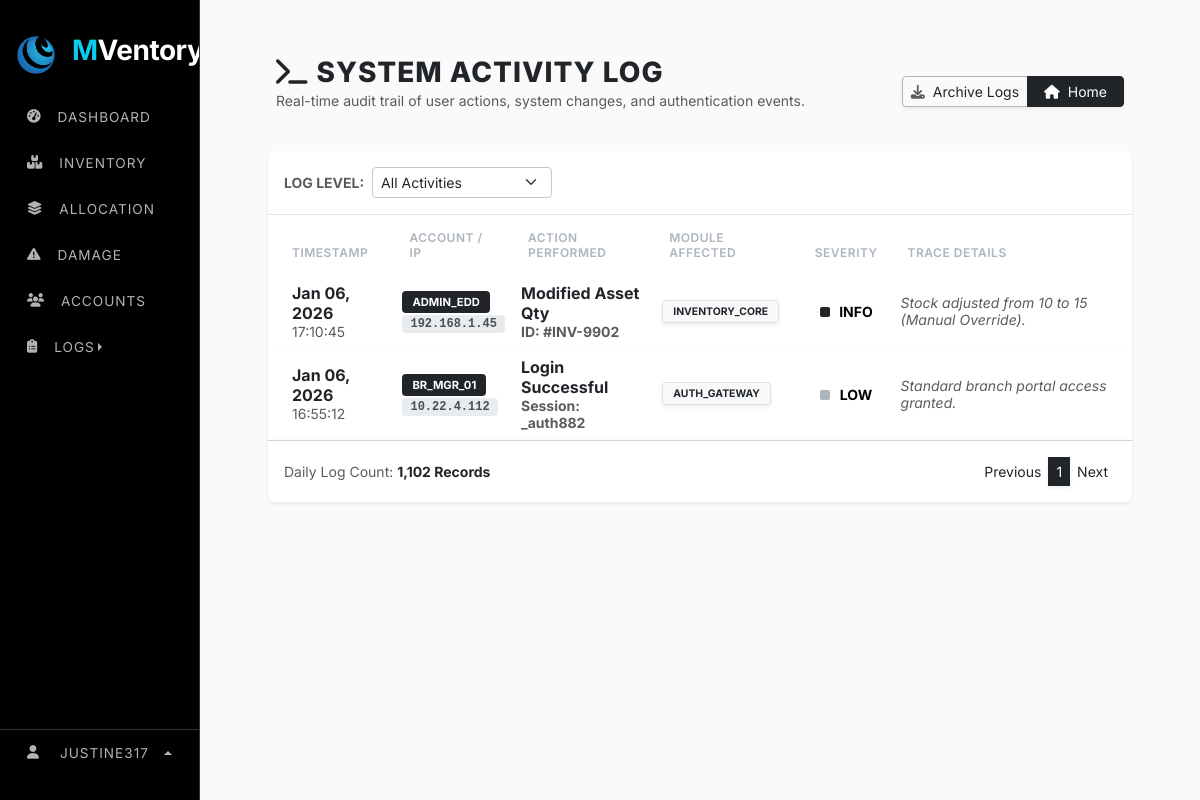
The page /web_content/system_logs.php (signed in) on the database its author committed.
### tables this page shows
CREATE TABLE `system_settings` (
  `setting_key` varchar(100) NOT NULL,
  `setting_value` varchar(255) NOT NULL,
  `setting_type` enum('string','number','boolean','select') NOT NULL,
  `category` enum('general','inventory','notifications','security') NOT NULL,
  `description` varchar(255) DEFAULT NULL,
  PRIMARY KEY (`setting_key`)
);

### web_content/system_logs.php (the view, shortened to what this page needs)
<?php
    include "../render/connection.php";
    include "../src/cdn/cdn_links.php";
?>
<!doctype html>
<html lang="en">
    <head>
        <link rel="stylesheet" href="../src/style/main_style.css">
    </head>
    <body>
        <div class="row">
            <div class="col-lg-2">
                <?php include "../nav/sidebar_nav.php"; ?>
            </div>
            <div class="col">
                <div class="main-content">
                    <div class="container px-4 mt-4">
                        <div class="d-flex justify-content-between align-items-center mb-4 px-2">
                            <div>
                                <h3 class="section-title text-dark mb-0">
                                    <i class="fa-solid fa-terminal me-2 text-dark"></i>System Activity Log
                                </h3>
                                <p class="text-muted small">Real-time audit trail of user actions, system changes, and authentication events.</p>
                            </div>
                            <div class="btn-group shadow-sm">
                                <button class="btn btn-white border border-dark-subtle btn-sm">
                                    <i class="fa-solid fa-download me-1 text-muted"></i> Archive Logs
                                </button>
                                <a href="dashboard.php" class="btn btn-dark btn-sm px-3">
                                    <i class="fa-solid fa-house me-1"></i> Home
                                </a>
                            </div>
                        </div>
                        <div class="card edd-card shadow-sm">
                            <div class="card-header bg-white p-3 border-bottom d-flex justify-content-between align-items-center">
                                <div class="d-flex align-items-center gap-2">
                                    <span class="fw-bold small text-uppercase text-muted">Log Level:</span>
                                    <select class="form-select form-select-sm border-secondary-subtle" style="width: 180px;">
                                        <option>All Activities</option>
                                    </select>
                                </div>
                            </div>
                            <div class="table-responsive">
                                <table class="table table-hover align-middle mb-0">
                                    <thead>
                                        <tr>
                                            <th class="ps-4">Timestamp</th>
                                            <th>Account / IP</th>
                                            <th>Action Performed</th>
                                            <th>Module Affected</th>
                                            <th class="text-center">Severity</th>
                                            <th class="pe-4">Trace Details</th>
                                        </tr>
                                    </thead>
                                    <tbody class="bg-white">
                                        <tr class="log-row">
                                            <td class="ps-4">
                                                <div class="fw-bold text-dark">Jan 06, 2026</div>
                                                <small class="text-muted">17:10:45</small>
                                            </td>
                                            <td>
                                                <div class="user-origin d-inline-block mb-1">ADMIN_EDD</div>
                                                <div><span class="ip-pill">192.168.1.45</span></div>
                                            </td>
                                            <td>
                                                <div class="fw-bold text-dark">Modified Asset Qty</div>
                                                <small class="text-muted fw-bold small">ID: #INV-9902</small>
                                            </td>
                                            <td>
                                                <span class="event-tag shadow-sm">Inventory_Core</span>
                                            </td>
                                            <td class="text-center">
                                                <span class="severity-indicator" style="background-color: #212529;"></span>
                                                <small class="fw-bold">INFO</small>
                                            </td>
                                            <td class="pe-4 small italic text-muted">Stock adjusted from 10 to 15 (Manual Override).</td>
                                        </tr>
                                        <tr class="log-row">
                                            <td class="ps-4">
                                                <div class="fw-bold text-dark">Jan 06, 2026</div>
                                                <small class="text-muted">16:55:12</small>
                                            </td>
                                            <td>
                                                <div class="user-origin d-inline-block mb-1">BR_MGR_01</div>
                                                <div><span class="ip-pill">10.22.4.112</span></div>
                                            </td>
                                            <td>
                                                <div class="fw-bold text-dark">Login Successful</div>
                                                <small class="text-muted fw-bold small">Session: _auth882</small>
                                            </td>
                                            <td>
                                                <span class="event-tag shadow-sm">Auth_Gateway</span>
                                            </td>
                                            <td class="text-center">
                                                <span class="severity-indicator" style="background-color: #adb5bd;"></span>
                                                <small class="fw-bold">LOW</small>
                                            </td>
                                            <td class="pe-4 small italic text-muted">Standard branch portal access granted.</td>
                                        </tr>
                                    </tbody>
                                </table>
                            </div>
                            <div class="card-footer bg-white d-flex justify-content-between align-items-center py-3">
                                <div class="small text-muted">
                                    Daily Log Count: <b class="text-dark">1,102 Records</b>
                                </div>
                                <nav>
                                    <ul class="pagination pagination-sm mb-0">
                                        <li class="page-item"><a class="page-link border-0 text-dark" href="#">Previous</a></li>
                                        <li class="page-item active"><a class="page-link border-0 bg-dark text-white shadow-sm" href="#">1</a></li>
                                        <li class="page-item"><a class="page-link border-0 text-dark" href="#">Next</a></li>
                                    </ul>
                                </nav>
                            </div>
                        </div>
                    </div>
                </div>
            </div>
        </div>
    </body>
</html>

### nav/sidebar_nav.php (shortened to what this page needs)
<?php
$current_page = basename($_SERVER['PHP_SELF']);
$app_name = "SELECT setting_value FROM system_settings WHERE setting_key = 'app_name'";
$result = $conn->query($app_name);
if ($result && $result->num_rows > 0) {
    $row = $result->fetch_assoc();
    $app_name_value = $row['setting_value'];
} else {
    $app_name_value = "MVentory";
}
$words = explode(" ", $app_name_value);
if (count($words) > 1) {
    $first_part = '<span class="text-info">' . htmlspecialchars($words[0]) . '</span>';
    array_shift($words);
    $second_part = htmlspecialchars(implode("", $words));
    $display_name = $first_part . $second_part;
} else {
    $display_name = htmlspecialchars($app_name_value);
}
$app_logo = "SELECT setting_value FROM system_settings WHERE setting_key = 'app_logo'";
$result_logo = $conn->query($app_logo);
if ($result_logo && $result_logo->num_rows > 0) {
    $row_logo = $result_logo->fetch_assoc();
    $app_logo_value = $row_logo['setting_value'];
} else {
    $app_logo_value = "default_logo.png";
}
?>
<link rel="stylesheet" href="../src/style/navbar_style.css">
<div class="sidebar-stark" id="sidebar">
    <div class="sidebar-header">
        <img src="../src/image/logo/<?php echo $app_logo_value; ?>" width="40" alt="Logo">
        <h3 class="ms-3 fw-bold text-white logo-text"><?php echo $display_name; ?></h3>
    </div>
    <ul class="nav flex-column mt-2">
        <li class="nav-item">
            <a class="nav-link <?php echo ($current_page == 'dashboard.php') ? 'active' : ''; ?>" href="dashboard.php">
                <i class="fa-solid fa-gauge-high"></i>
                <span class="ms-3 link-text">Dashboard</span>
            </a>
        </li>
        <li class="nav-item">
            <a class="nav-link <?php echo ($current_page == 'inventory.php') ? 'active' : ''; ?>" href="inventory.php">
                <i class="fa-solid fa-boxes-stacked"></i>
                <span class="ms-3 link-text">Inventory</span>
            </a>
        </li>
        <li class="nav-item">
            <a class="nav-link <?php echo ($current_page == 'allocation.php') ? 'active' : ''; ?>" href="allocation.php">
                <i class="fa-solid fa-layer-group"></i>
                <span class="ms-3 link-text">Allocation</span>
            </a>
        </li>
        <li class="nav-item">
            <a class="nav-link text-danger <?php echo ($current_page == 'damage.php') ? 'active-danger' : ''; ?>" href="damage.php">
                <i class="fa-solid fa-triangle-exclamation"></i>
                <span class="ms-3 link-text">Damage</span>
            </a>
        </li>
        <li class="nav-item">
            <a class="nav-link <?php echo ($current_page == 'accounts.php') ? 'active' : ''; ?>" href="accounts.php">
                <i class="fa-solid fa-users"></i>
                <span class="ms-3 link-text">Accounts</span>
            </a>
        </li>
        <li class="nav-item dropend">
            <a class="nav-link dropdown-toggle" data-bs-toggle="dropdown">
                <i class="fa-solid fa-clipboard-list"></i>
                <span class="ms-3 link-text">Logs</span>
            </a>
        </li>
    </ul>
    <div class="sidebar-footer dropup">
        <a class="nav-link profile-btn dropdown-toggle" data-bs-toggle="dropdown">
            <i class="fa-solid fa-user"></i>
            <span class="link-text ms-2"><?php echo htmlspecialchars($_SESSION['username']); ?></span>
        </a>
    </div>
</div>

### src/style/main_style.css (style rules this page uses)
:root { --bg-main: #fafafa; --bg-card: #ffffff; --bg-input: #ffffff; --border-color: #e0e0e0; --text-main: #000000; --text-muted: #888888; --stark-gray: #f4f4f4; --stark-black: #000000; --stark-white: #ffffff; --stark-border: #e0e0e0; --accent-dark: #000000; --accent-success: #198754; --accent-danger: #ff0000; --accent-warning: #f59e0b; }
body { background-color: var(--bg-main) !important; color: var(--text-main); font-family: 'Inter', -apple-system, sans-serif; -webkit-font-smoothing: antialiased; overflow-x: hidden; width: 100%; }
.row { margin-left: 0 !important; margin-right: 0 !important; }
h3, h4, h5, .modal-title { color: var(--text-main) !important; font-weight: 700; letter-spacing: -0.02em; }
.table thead { background-color: var(--accent-dark) !important; }
.table thead th { color: #fff !important; text-transform: uppercase; font-size: 0.7rem; font-weight: 700; letter-spacing: 0.05em; padding: 12px 15px; border: none; }
.sidebar-stark { width: var(--sidebar-width); height: 100vh; background: #000000; position: fixed; left: 0; top: 0; display: flex; flex-direction: column; padding: 1.5rem 0; z-index: 1000; border-right: 1px solid #333; }
.sidebar-stark .nav-link { color: #ffffff !important; padding: 0.8rem 1.5rem !important; font-size: 0.85rem; text-transform: uppercase; letter-spacing: 1px; opacity: 0.7; border-left: 3px solid transparent; }
.main-content { margin-left: var(--sidebar-width); width: 100%; padding: 2rem; }
* { scrollbar-width: thin !important; scrollbar-color: #000000 #f1f1f1 !important; }

### src/style/navbar_style.css (style rules this page uses)
.sidebar-stark { font-family: 'Inter', sans-serif; width: 16.667%; height: 100vh; position: fixed; top: 0; left: 0; background: #000; border-right: 1px solid #333; transition: width 0.3s cubic-bezier(0.4, 0, 0.2, 1); display: flex; flex-direction: column; z-index: 1050; overflow: visible; }
.sidebar-header { height: 62px; display: flex; align-items: center; padding: 0 1rem; white-space: nowrap; overflow: hidden; }
.logo-text { font-weight: 700; letter-spacing: -0.5px; text-transform: none; }
.nav-link { color: #fff !important; padding: 0.8rem 1.5rem !important; font-size: 0.85rem; text-transform: uppercase; opacity: 0.85; display: flex; align-items: center; white-space: nowrap; cursor: pointer; transition: all 0.4s ease; border-left: 4px solid transparent; }
.sidebar-footer { margin-top: auto; border-top: 1px solid #333; position: relative; }
.profile-btn { color: #fff; opacity: 0.85; display: flex; align-items: center; gap: 12px; cursor: pointer; text-decoration: none; transition: background 0.2s; }

### web_content/system_logs.php (style rules this page uses)
.edd-card { border: none; border-radius: 8px; overflow: hidden; }
.section-title { font-weight: 800; text-transform: uppercase; letter-spacing: 1px; }
.table thead { background-color: #212529; }
.table thead th { color: #adb5bd !important; text-transform: uppercase; font-size: 0.75rem; letter-spacing: 0.5px; padding: 15px; border: none; font-weight: 600; }
.log-row { border-bottom: 1px solid #f8f9fa; transition: background 0.2s; }
.event-tag { background-color: #f8f9fa; color: #212529; font-weight: 700; padding: 4px 10px; font-size: 0.65rem; border: 1px solid #dee2e6; text-transform: uppercase; border-radius: 4px; }
.user-origin { background-color: #212529; color: #fff; padding: 4px 10px; font-size: 0.7rem; font-weight: 700; border-radius: 4px; }
.ip-pill { background: #e9ecef; color: #495057; padding: 2px 8px; font-family: 'Courier New', Courier, monospace; font-weight: 700; border-radius: 4px; font-size: 0.75rem; }
.severity-indicator { height: 10px; width: 10px; border-radius: 2px; display: inline-block; margin-right: 5px; background-color: #ced4da; }
.italic { font-style: italic; }

### rows shown on the page
system_settings: setting_value (picture)
system_settings: setting_value "M"

### other values the page prints
$_SESSION['username'] "JUSTINE317"
